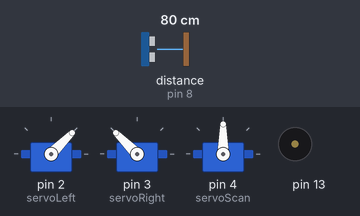
Bench run of a sketch on a simulated Arduino Uno, built with avr-gcc and run on an emulated ATmega328P. Parts: 3 × servo, buzzer (waves = sounding). Inputs (shaded band) come from the test bench; at power-on: distance to the obstacle (sensor on pin 8) 80 cm. The echo pulse lasts 58.3 µs per cm.

Above: at 15.3 s.
15.4 s: distance to the obstacle (sensor on pin 8) set to 21 cm
16.9 s: distance to the obstacle (sensor on pin 8) set to 16 cm
At 17.7 s:
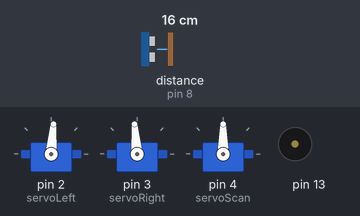
At 18.2 s:
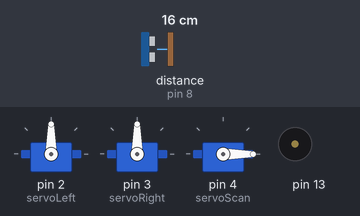
19.9 s: distance to the obstacle (sensor on pin 8) set to 2 cm
At 21.6 s:
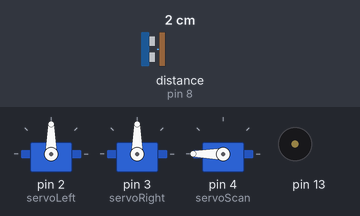
22.9 s: distance to the obstacle (sensor on pin 8) set to 18 cm
Timing chart, 0 to 26.9 s (numbered marks = the images above; inputs shaded):
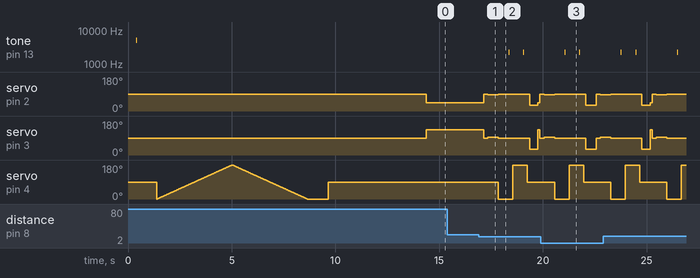

The sketch:

servo.ino
```cpp
#include <Servo.h>
int Aspeed,Bspeed,speed,Halt=90,center=90;      // motor speeds
int FRQ,TD;
float cm,A,B,distance;
Servo servoLeft,servoRight,servoScan;    // create servo object/s to control the servo/s

void setup()
{
  servoLeft.attach(2);        // attaches the servo/motor on pin 11
  servoRight.attach(3);       // attaches the servo/motor on pin 12
  servoScan.attach(4);        // U/S distance scanner.
  servoLeft.write(90);         // Stop motors from running
  servoRight.write(90);        // Stop command
  delay(300);
  pinMode(13, OUTPUT);

   for (int i=0; i <= 5000; i++)
  {
     sound(i,40);
  }

  scan();
  delay(3000);
}

void loop()
  {
  distance=scanner(cm);
  if(distance <=18)
    {
     Radar();
    }
    distance=scanner(cm);
    if(distance >10)
    {
    forward(45);

 }
  }
//==================================================================================================
void stop()
{
servoLeft.write(90);
servoRight.write(90);
}
//==================================================================================================
void forward(int Aspeed)
{
servoLeft.write(Aspeed);
speed=Halt-Aspeed;
Bspeed=Halt+speed;
servoRight.write(Bspeed);
}
//==================================================================================================
 void backward(int Aspeed)
{
servoLeft.write(Aspeed);
speed=Halt-Aspeed;
Bspeed=Halt+speed;
servoRight.write(Bspeed);
}
//==================================================================================================
void turn(int Aspeed)
{
servoLeft.write(Aspeed);
servoRight.write(Aspeed);
}
//==================================================================================================
void scan()
{
      servoScan.write(90);
      delay(1000);
   for (int i=0; i <= 180; i++)
     {
      servoScan.write(i);
      delay(20);
  }

      for (int i=180; i >= 0; i--)
     {
      servoScan.write(i);
      delay(20);
   }
       delay(1000);
       servoScan.write(90);
       delay(1500);
}
//=================================================================================================
void sound(int FRQ,int TD)
{
    tone(13,FRQ,TD);
}
//=================================================================================================

void Radar()
{
    stop();
    delay(200);
    backward(85);
    delay(500);
    stop();
    servoScan.write(0);
    delay(500);
    sound(2200,20);
    A=scanner(cm);
    delay(100);
    servoScan.write(180);
    delay(500);
    sound(2200,20);
    B=scanner(cm);
    delay(100);
    servoScan.write(90);
    delay(100);

    if (A>B)
    {
        turn(150);  //Then turn left
        delay(300);

    }
    else
    {
        turn(30);  //Then turn right
        delay(300);
    }
}
 //======================================================================================================
 long scanner(long cm)
{
   const int pingPin=7, EchoPin=8;
    long duration;

    // The SRF005 is triggered by a HIGH pulse of 2 or more microseconds.
    // Give a short LOW pulse before to ensure a clean HIGH pulse:
    pinMode(pingPin, OUTPUT);
    pinMode(EchoPin, INPUT);

    digitalWrite(pingPin, LOW);
    delayMicroseconds(2);
    digitalWrite(pingPin, HIGH);
    delayMicroseconds(2);
    digitalWrite(pingPin, LOW);
    duration = pulseIn(EchoPin, HIGH);
    delay(100);

    // convert the time into a distance
    // inches = microsecondsToInches(duration);
    cm = microsecondsToCentimeters(duration);
    return (cm);
}
//------------------------------------------------------------------
long microsecondsToCentimeters(long microseconds)
{
    // The speed of sound is 340 m/s or 29 microseconds per centimetre.
    // The ping travels out and back, so to find the distance of the
    // object we take half of the distance travelled.
    return microseconds / 29 / 2;
}
```

Measured:
- the behaviour switches between 19 and 18 cm on distance to the obstacle (sensor on pin 8) (found by bisection; images 0 and 1)
- after the input at 15.4 s, every drawn part: stays the same
- after the input at 16.9 s, tone on pin 13: alternates 2200 Hz for 0.02 s and silent for 0.68 s, starting after 1.5 s; servo on pin 2 (servoLeft): 45° → 90° after 0.25 s, → 85° 0.20 s later, → 90° 0.50 s later, → 30° 1.5 s later, … (6 changes in this stretch)
